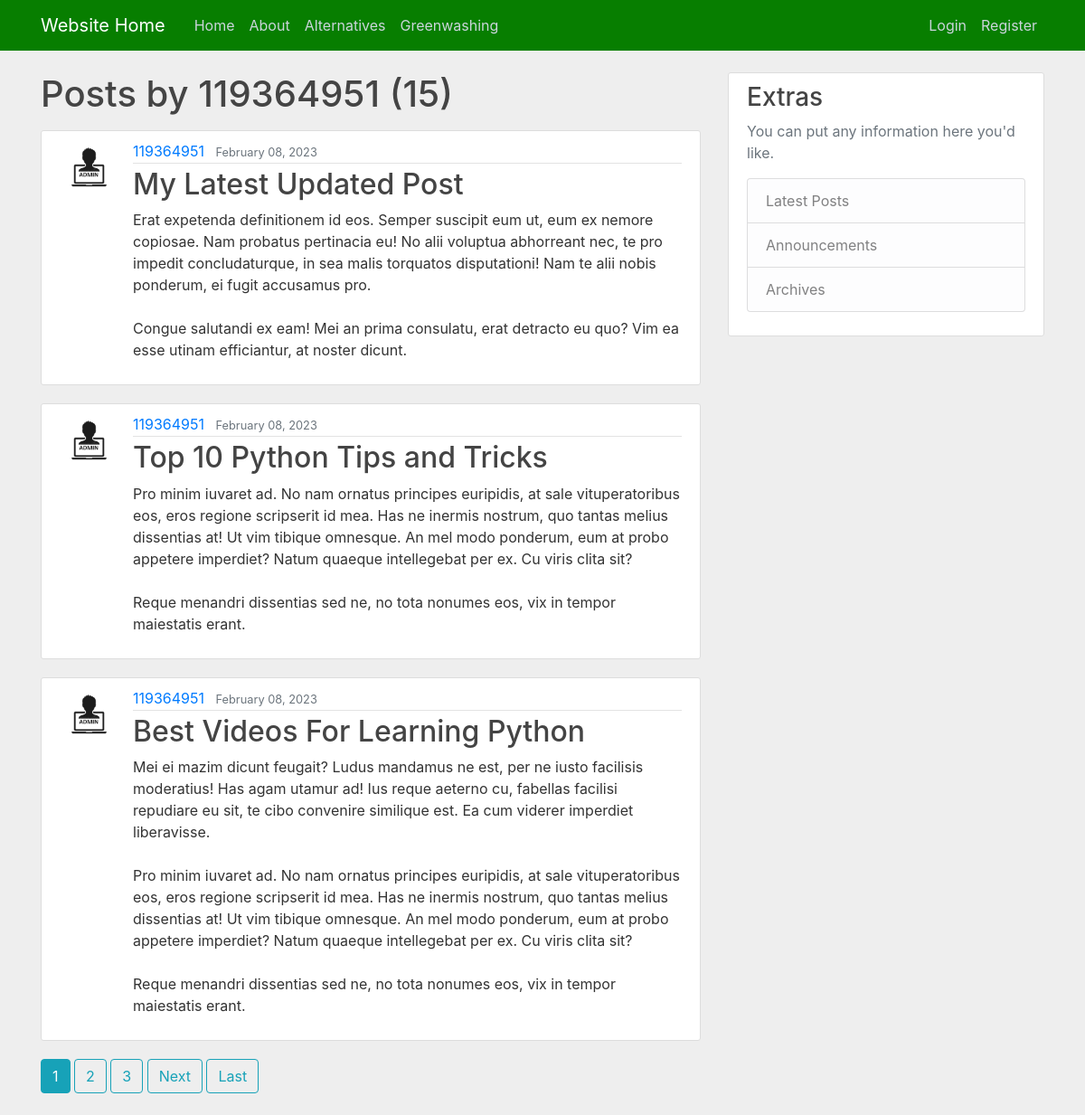
Page /user/119364951 on the committed database.
### website/models.py (models this page shows, shortened)
class Posts(models.Model):
    title = models.CharField(max_length=100)
    content = models.TextField()
    date_posted = models.DateTimeField(default=timezone.now)
    author = models.ForeignKey(User, on_delete=models.CASCADE)

### users/models.py (models this page shows, shortened)
class Profile(models.Model):
    user = models.OneToOneField(User, on_delete=models.CASCADE)
    image = models.ImageField(default='default.jpg', upload_to='profile_pics')

### website/views.py (the view)
# urls.py: path('user/<str:username>', UserPostListView.as_view(), name='user-posts'),
class UserPostListView(ListView):
    model = Posts
    template_name = 'website/user_posts.html' #<app>/<model>_<viewtype>.html
    context_object_name = 'posts'
    paginate_by = 3
    def get_queryset(self):
        user = get_object_or_404(User, username=self.kwargs.get('username'))
        return Posts.objects.filter(author=user).order_by('-date_posted')

### website/templates/website/user_posts.html (shortened to what this page needs)
{% extends "website/base.html" %}
{% block content %}
<h1 class="mb-3" >Posts by {{ view.kwargs.username }} ({{ page_obj.paginator.count }})</h1>
    {% for posts in posts %}
    <article class="media content-section">
       <img class="rounded-circle article-img" src="{{ posts.author.profile.image.url }}">
    <div class="media-body">
        <div class="article-metadata">
        <a class="mr-2" href="{% url 'user-posts' posts.author.username %}">{{ posts.author }}</a>
        <small class="text-muted">{{ posts.date_posted|date:"F d, Y" }}</small>
        </div>
        <h2><a class="article-title" href="{% url 'post-detail' posts.id %}">{{ posts.title }}</a></h2>
        <p class="article-content">{{ posts.content }}</p>
    </div>
    </article>
    {% endfor %}
    {% if is_paginated %}
      {% for num in page_obj.paginator.page_range %}
        {% if page_obj.number == num %}
          <a class="btn btn-info mb-4" href="?page={{ num }}">{{ num }}</a>
        {% elif num > page_obj.number|add:'-3' and num < page_obj.number|add:'3' %}
          <a class="btn btn-outline-info mb-4" href="?page={{ num }}">{{ num }}</a>
        {% endif %}
      {% endfor %}
      {% if page_obj.has_next %}
        <a class="btn btn-outline-info mb-4" href="?page={{ page_obj.next_page_number }}">Next</a>
        <a class="btn btn-outline-info mb-4" href="?page={{ page_obj.paginator.num_pages }}">Last</a>
      {% endif %}
    {% endif %}
{% endblock content %}

### website/templates/website/base.html (shortened to what this page needs)
{% load static %}
<!DOCTYPE html>
<html>
<head>
    <link rel="stylesheet" href="https://cdn.jsdelivr.net/npm/bootstrap@4.0.0/dist/css/bootstrap.min.css">
    <link rel="stylesheet" type="text/css" href="{% static 'website/main.css' %}" >
</head>
<body>
<header class="site-header">
  <nav class="navbar navbar-expand-md navbar-dark bg-steel fixed-top">
    <div class="container">
      <a class="navbar-brand mr-4" href="{% url 'website-home' %}">Website Home</a>
      <div class="collapse navbar-collapse" id="navbarToggle">
        <div class="navbar-nav mr-auto">
          <a class="nav-item nav-link" href="{% url 'website-home' %}">Home</a>
          <a class="nav-item nav-link" href="{% url 'website-about' %}">About</a>
            <a class="nav-item nav-link" href="{% url 'website-alternatives' %}">Alternatives</a>
            <a class="nav-item nav-link" href="{% url 'website-greenwashing' %}">Greenwashing</a>
        </div>
        <div class="navbar-nav">
            {% if user.is_authenticated %}
             <a class="nav-item nav-link" href="{% url 'post-create' %}">New Post</a>
             <a class="nav-item nav-link" href="{% url 'profile' %}">Profile</a>
             <a class="nav-item nav-link" href="{% url 'logout' %}">Logout</a>
            {% else %}
             <a class="nav-item nav-link" href="{% url 'login' %}">Login</a>
             <a class="nav-item nav-link" href="{% url 'register' %}">Register</a>
            {% endif %}
        </div>
      </div>
    </div>
  </nav>
</header>
<main role="main" class="container">
  <div class="row">
    <div class="col-md-8">
      {% block content %}{% endblock %}
    </div>
    <div class="col-md-4">
      <div class="content-section">
        <h3>Extras</h3>
        <p class='text-muted'>You can put any information here you'd like.
          <ul class="list-group">
            <li class="list-group-item list-group-item-light">Latest Posts</li>
            <li class="list-group-item list-group-item-light">Announcements</li>
            <li class="list-group-item list-group-item-light">Archives</li>
          </ul>
        </p>
      </div>
    </div>
  </div>
</main>
</body>
</html>

### website/static/website/main.css (style rules this page uses)
body { background: #eeeeee; color: #333333; margin-top: 5rem; }
h1, h2, h3, h4, h5, h6 { color: #444444; }
ul { margin: 0; }
.bg-steel { background-color: #077E00; }
.site-header .navbar-nav .nav-link { color: #cbd5db; }
.content-section { background: #ffffff; padding: 10px 20px; border: 1px solid #dddddd; border-radius: 3px; margin-bottom: 20px; }
.article-title { color: #444444; }
.article-content { white-space: pre-line; }
.article-img { height: 65px; width: 65px; margin-right: 16px; }
.article-metadata { padding-bottom: 1px; margin-bottom: 4px; border-bottom: 1px solid #e3e3e3 }

### rows in the picture
Posts: author.profile.image (picture), author "119364951", date_posted "February 08, 2023", title "My Latest Updated Post", content "Erat expetenda definitionem id eos. Semper suscipit eum ut, eum ex nemore copiosae. Nam probatus pertinacia eu! No alii voluptua abhorreant nec, te pro impedit concludaturque, in sea malis torquatos disputationi! Nam te alii nobis ponderum, ei fugit accusamus pro. Congue salutandi ex eam! Mei an prima consulatu, erat detracto eu quo? Vim ea esse utinam efficiantur, at noster dicunt."
Posts: author.profile.image (picture), author "119364951", date_posted "February 08, 2023", title "Top 10 Python Tips and Tricks", content "Pro minim iuvaret ad. No nam ornatus principes euripidis, at sale vituperatoribus eos, eros regione scripserit id mea. Has ne inermis nostrum, quo tantas melius dissentias at! Ut vim tibique omnesque. An mel modo ponderum, eum at probo appetere imperdiet? Natum quaeque intellegebat per ex. Cu viris clita sit? Reque menandri dissentias sed ne, no tota nonumes eos, vix in tempor maiestatis erant."
Posts: author.profile.image (picture), author "119364951", date_posted "February 08, 2023", title "Best Videos For Learning Python", content "Mei ei mazim dicunt feugait? Ludus mandamus ne est, per ne iusto facilisis moderatius! Has agam utamur ad! Ius reque aeterno cu, fabellas facilisi repudiare eu sit, te cibo convenire similique est. Ea cum viderer imperdiet liberavisse. Pro minim iuvaret ad. No nam ornatus principes euripidis, at sale vituperatoribus eos, eros regione scripserit id mea. Has ne inermis nostrum, quo tantas melius dissentias at! Ut vim tibique omnesque. An mel modo ponderum, eum at probo appetere imperdiet? Natum quaeque intellegebat per ex. Cu viris clita sit? Reque menandri dissentias sed ne, no tota nonumes eos, vix in tempor maiestatis erant."

### other values in the picture
{{ view.kwargs.username }} "119364951"
{{ page_obj.paginator.count }} "15"
{{ num }} "1"
{{ num }} "2" "3"
